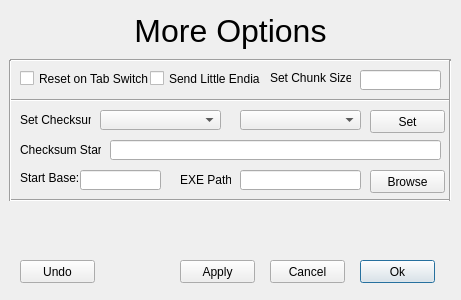
<?xml version="1.0" encoding="UTF-8"?>
<ui version="4.0">
 <class>GUI_MORE_OPTIONS</class>
 <widget class="QDialog" name="GUI_MORE_OPTIONS">
  <property name="geometry">
   <rect>
    <x>0</x>
    <y>0</y>
    <width>461</width>
    <height>300</height>
   </rect>
  </property>
  <property name="windowTitle">
   <string>More Options</string>
  </property>
  <widget class="QLabel" name="Title_Label">
   <property name="geometry">
    <rect>
     <x>0</x>
     <y>10</y>
     <width>461</width>
     <height>41</height>
    </rect>
   </property>
   <property name="font">
    <font>
     <pointsize>24</pointsize>
    </font>
   </property>
   <property name="text">
    <string>More Options</string>
   </property>
   <property name="alignment">
    <set>Qt::AlignCenter</set>
   </property>
  </widget>
  <widget class="QCheckBox" name="ResetOnTabSwitch_CheckBox">
   <property name="geometry">
    <rect>
     <x>20</x>
     <y>70</y>
     <width>141</width>
     <height>17</height>
    </rect>
   </property>
   <property name="text">
    <string>Reset on Tab Switch</string>
   </property>
  </widget>
  <widget class="QCheckBox" name="SendLittleEndian_CheckBox">
   <property name="geometry">
    <rect>
     <x>150</x>
     <y>70</y>
     <width>111</width>
     <height>17</height>
    </rect>
   </property>
   <property name="text">
    <string>Send Little Endian</string>
   </property>
  </widget>
  <widget class="QLabel" name="ChunkSize_Label">
   <property name="geometry">
    <rect>
     <x>270</x>
     <y>70</y>
     <width>81</width>
     <height>16</height>
    </rect>
   </property>
   <property name="text">
    <string>Set Chunk Size:</string>
   </property>
  </widget>
  <widget class="QLineEdit" name="ChunkSize_LineEdit">
   <property name="geometry">
    <rect>
     <x>360</x>
     <y>70</y>
     <width>81</width>
     <height>20</height>
    </rect>
   </property>
  </widget>
  <widget class="QComboBox" name="GUI_Combo">
   <property name="geometry">
    <rect>
     <x>100</x>
     <y>110</y>
     <width>121</width>
     <height>20</height>
    </rect>
   </property>
  </widget>
  <widget class="QLabel" name="Device_Label">
   <property name="geometry">
    <rect>
     <x>20</x>
     <y>110</y>
     <width>71</width>
     <height>20</height>
    </rect>
   </property>
   <property name="text">
    <string>Set Checksum:</string>
   </property>
  </widget>
  <widget class="QComboBox" name="Checksum_Combo">
   <property name="geometry">
    <rect>
     <x>240</x>
     <y>110</y>
     <width>121</width>
     <height>20</height>
    </rect>
   </property>
  </widget>
  <widget class="QPushButton" name="ChecksumSet_Button">
   <property name="geometry">
    <rect>
     <x>370</x>
     <y>110</y>
     <width>75</width>
     <height>23</height>
    </rect>
   </property>
   <property name="text">
    <string>Set</string>
   </property>
   <property name="autoDefault">
    <bool>false</bool>
   </property>
  </widget>
  <widget class="QPushButton" name="Apply_Button">
   <property name="geometry">
    <rect>
     <x>180</x>
     <y>260</y>
     <width>75</width>
     <height>23</height>
    </rect>
   </property>
   <property name="text">
    <string>Apply</string>
   </property>
   <property name="autoDefault">
    <bool>false</bool>
   </property>
  </widget>
  <widget class="QPushButton" name="Cancel_Button">
   <property name="geometry">
    <rect>
     <x>270</x>
     <y>260</y>
     <width>75</width>
     <height>23</height>
    </rect>
   </property>
   <property name="text">
    <string>Cancel</string>
   </property>
   <property name="autoDefault">
    <bool>false</bool>
   </property>
  </widget>
  <widget class="QPushButton" name="OK_Button">
   <property name="geometry">
    <rect>
     <x>360</x>
     <y>260</y>
     <width>75</width>
     <height>23</height>
    </rect>
   </property>
   <property name="text">
    <string>Ok</string>
   </property>
  </widget>
  <widget class="QLineEdit" name="ChecksumEXE_LineEdit">
   <property name="geometry">
    <rect>
     <x>240</x>
     <y>170</y>
     <width>121</width>
     <height>20</height>
    </rect>
   </property>
  </widget>
  <widget class="QPushButton" name="BrowseEXE_Button">
   <property name="geometry">
    <rect>
     <x>370</x>
     <y>170</y>
     <width>75</width>
     <height>23</height>
    </rect>
   </property>
   <property name="text">
    <string>Browse</string>
   </property>
   <property name="autoDefault">
    <bool>false</bool>
   </property>
  </widget>
  <widget class="QLabel" name="ChecksumEXE_Label">
   <property name="geometry">
    <rect>
     <x>180</x>
     <y>170</y>
     <width>51</width>
     <height>20</height>
    </rect>
   </property>
   <property name="text">
    <string>EXE Path:</string>
   </property>
  </widget>
  <widget class="QPushButton" name="Undo_Button">
   <property name="geometry">
    <rect>
     <x>20</x>
     <y>260</y>
     <width>75</width>
     <height>23</height>
    </rect>
   </property>
   <property name="text">
    <string>Undo</string>
   </property>
   <property name="autoDefault">
    <bool>false</bool>
   </property>
  </widget>
  <widget class="QLabel" name="ChecksumStart_Label">
   <property name="geometry">
    <rect>
     <x>20</x>
     <y>140</y>
     <width>81</width>
     <height>20</height>
    </rect>
   </property>
   <property name="text">
    <string>Checksum Start:</string>
   </property>
  </widget>
  <widget class="QLineEdit" name="ChecksumStart_LineEdit">
   <property name="geometry">
    <rect>
     <x>110</x>
     <y>140</y>
     <width>331</width>
     <height>20</height>
    </rect>
   </property>
  </widget>
  <widget class="QLineEdit" name="ChecksumStartBase_LineEdit">
   <property name="geometry">
    <rect>
     <x>80</x>
     <y>170</y>
     <width>81</width>
     <height>20</height>
    </rect>
   </property>
  </widget>
  <widget class="QLabel" name="ChecksumStartBase_Label">
   <property name="geometry">
    <rect>
     <x>20</x>
     <y>170</y>
     <width>61</width>
     <height>16</height>
    </rect>
   </property>
   <property name="text">
    <string>Start Base:</string>
   </property>
  </widget>
  <widget class="Line" name="line">
   <property name="geometry">
    <rect>
     <x>10</x>
     <y>90</y>
     <width>441</width>
     <height>21</height>
    </rect>
   </property>
   <property name="orientation">
    <enum>Qt::Horizontal</enum>
   </property>
  </widget>
  <widget class="Line" name="line_2">
   <property name="geometry">
    <rect>
     <x>10</x>
     <y>50</y>
     <width>441</width>
     <height>21</height>
    </rect>
   </property>
   <property name="orientation">
    <enum>Qt::Horizontal</enum>
   </property>
  </widget>
  <widget class="Line" name="line_3">
   <property name="geometry">
    <rect>
     <x>10</x>
     <y>190</y>
     <width>441</width>
     <height>21</height>
    </rect>
   </property>
   <property name="orientation">
    <enum>Qt::Horizontal</enum>
   </property>
  </widget>
  <widget class="Line" name="line_4">
   <property name="geometry">
    <rect>
     <x>0</x>
     <y>60</y>
     <width>20</width>
     <height>141</height>
    </rect>
   </property>
   <property name="orientation">
    <enum>Qt::Vertical</enum>
   </property>
  </widget>
  <widget class="Line" name="line_5">
   <property name="geometry">
    <rect>
     <x>440</x>
     <y>60</y>
     <width>20</width>
     <height>141</height>
    </rect>
   </property>
   <property name="orientation">
    <enum>Qt::Vertical</enum>
   </property>
  </widget>
 </widget>
 <resources/>
 <connections/>
</ui>
